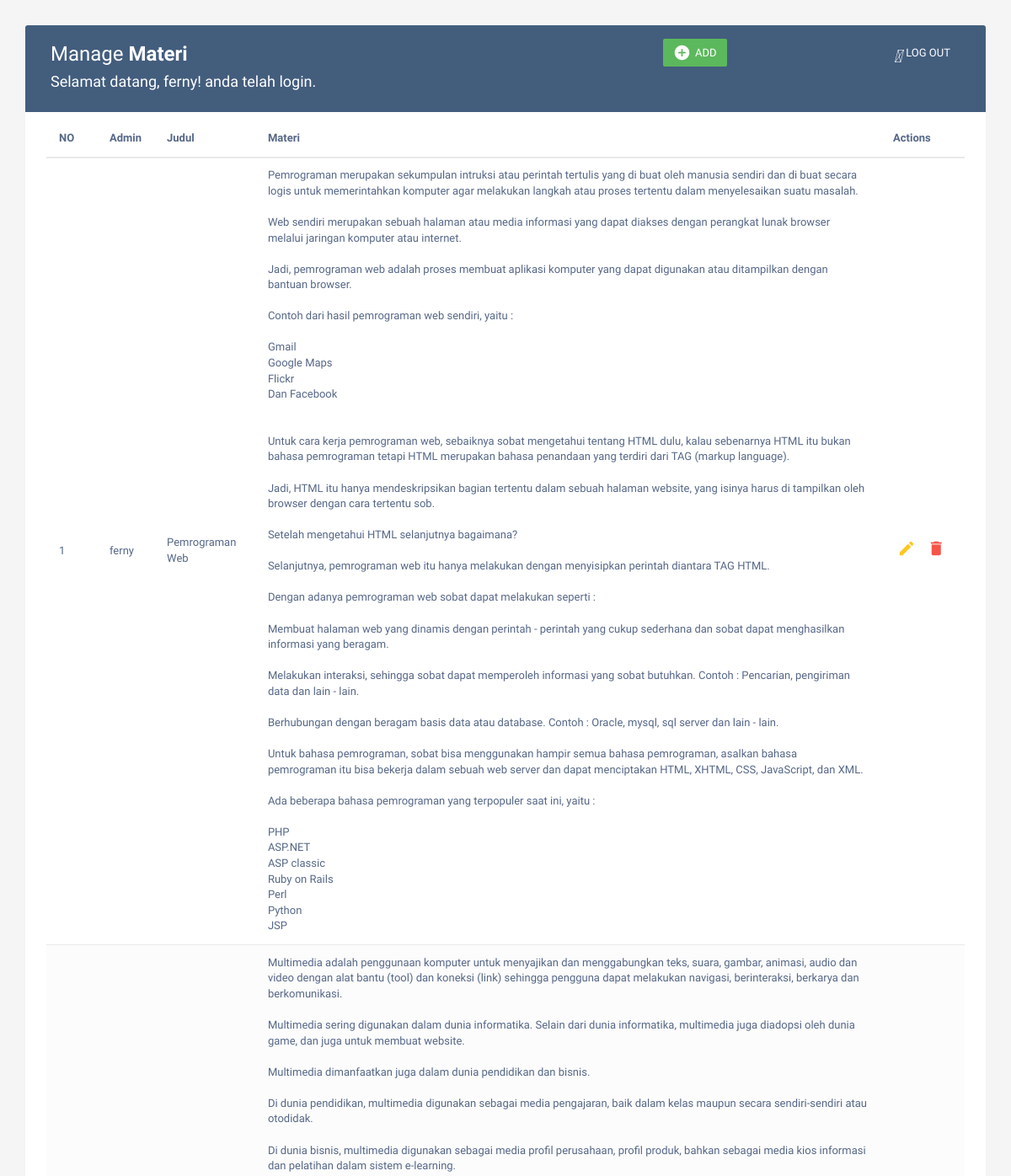
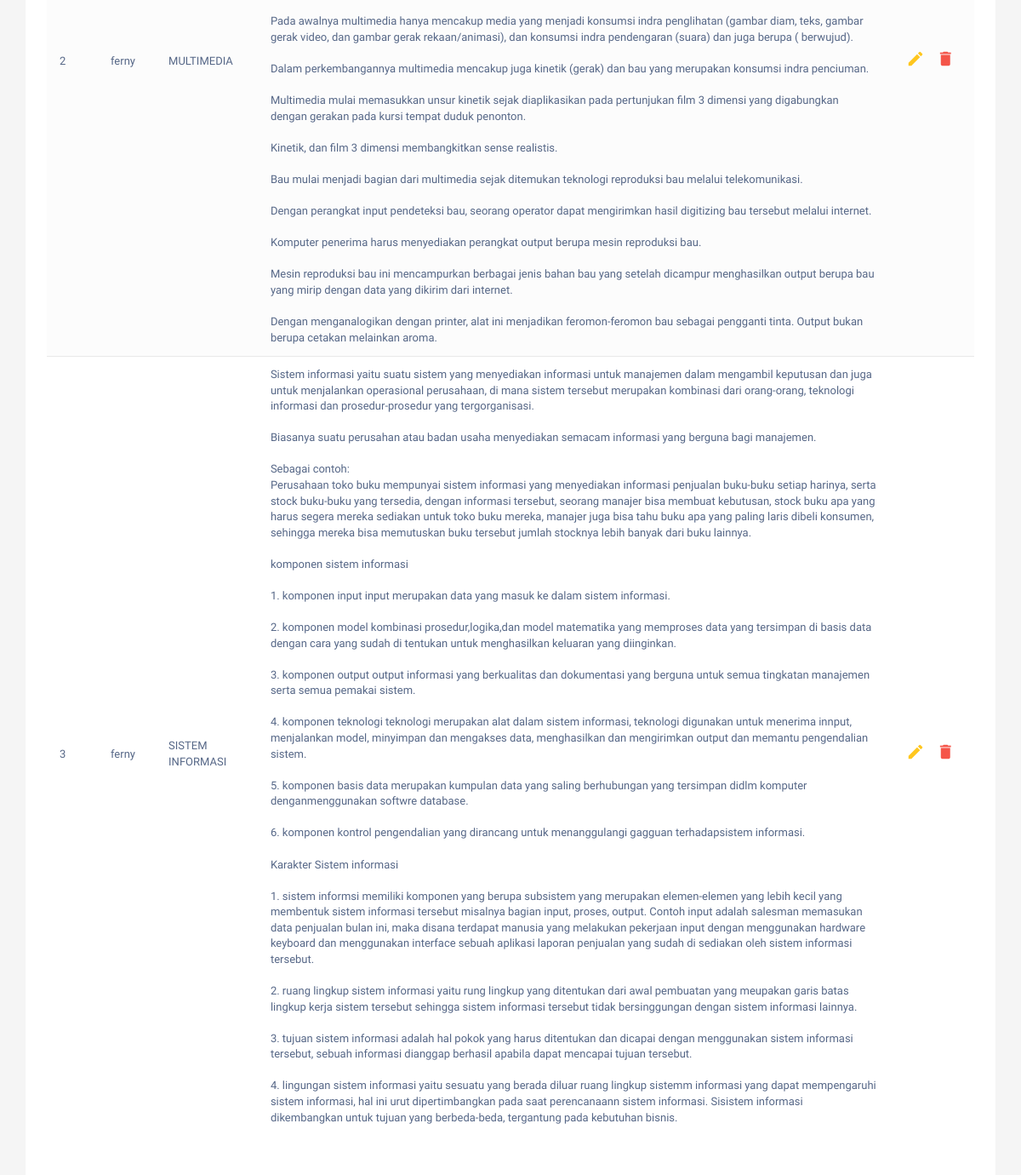
The page /admin/index.php (signed in) on the database its author committed (2 pictures, top to bottom).
### tables this page shows
CREATE TABLE `materi` (
  `id` int(11) NOT NULL,
  `admin` varchar(25) NOT NULL,
  `judul` varchar(50) NOT NULL,
  `materi` text NOT NULL
);

### admin/index.php (the view, shortened to what this page needs)
<!DOCTYPE html>
<html lang="en">
<head>
<link rel="stylesheet" href="https://maxcdn.bootstrapcdn.com/font-awesome/4.7.0/css/font-awesome.min.css">
<link rel="stylesheet" href="https://maxcdn.bootstrapcdn.com/bootstrap/3.3.7/css/bootstrap.min.css">
</head>
<body>
<div class="container">
        <div class="table-wrapper">
            <div class="table-title">
                <div class="row">
                    <div class="col-sm-6">
						<h2>Manage <b>Materi</b></h2>
	<h4>Selamat datang, <?php echo $_SESSION['username']; ?>! anda telah login.</h4>
					</div>
					<div class="col-sm-6">
						<a href="logout.php" class="btn btn-exit" data-toggle=""><i class="">&#xE147;</i> <span>LOG OUT</span></a>
					<div class="col-sm-6">
						<a href="add.php?username=<?php echo $_SESSION['username']; ?>" class="btn btn-success" data-toggle=""><i class="material-icons">&#xE147;</i> <span>ADD</span></a>
					</div>
					</div>
                </div>
            </div>
	  <table class="table table-striped table-hover">
                <thead>
                    <tr>
						<th>NO</th>
                        <th>Admin</th>
                        <th>Judul</th>
						<th>Materi</th>
                        <th>Actions</th>
</tr>
  </thead>
                <tbody>
		<?php
		include 'koneksi.php';
		$no = 1;
		$data = mysqli_query($koneksi,"select * from materi");
		while($d = mysqli_fetch_array($data)){
			?>
			<tr>
				<td><?php echo $no++; ?></td>
				<td><?php echo $d['admin']; ?></td>
				<td><?php echo $d['judul']; ?></td>
				<td>
<?php  echo $d['materi'];
?></td>
				<td>
					<a href="edit_data.php?id=<?php echo $d['id']; ?>" class="edit" data-toggle="modal"><i class="material-icons" data-toggle="tooltip" title="Edit">&#xE254;</i></a>
                    <a href="hapus.php?id=<?php echo $d['id']; ?>" class="delete" data-toggle="modal"><i class="material-icons" data-toggle="tooltip" title="Delete">&#xE872;</i></a>
                        </td>
			</tr>
			<?php
		}
		?>
	</table>
</div>
</div>
</body>
</html>

### admin/index.php (style rules this page uses)
body { color: #566787; background: #f5f5f5; font-family: 'Varela Round', sans-serif; font-size: 13px; }
.table-wrapper { background: #fff; padding: 20px 25px; margin: 30px 0; border-radius: 3px; box-shadow: 0 1px 1px rgba(0,0,0,.05); }
.table-title { padding-bottom: 15px; background: #435d7d; color: #fff; padding: 16px 30px; margin: -20px -25px 10px; border-radius: 3px 3px 0 0; }
.table-title h2 { margin: 5px 0 0; font-size: 24px; }
.table-title .btn { color: #fff; float: right; font-size: 13px; border: none; min-width: 50px; border-radius: 2px; border: none; outline: none !important; margin-left: 10px; }
.table-title .btn i { float: left; font-size: 21px; margin-right: 5px; }
.table-title .btn span { float: left; margin-top: 2px; }
table.table tr th, table.table tr td { border-color: #e9e9e9; padding: 12px 15px; vertical-align: middle; }
table.table tr th:first-child { width: 60px; }
table.table tr th:last-child { width: 100px; }
table.table-striped tbody tr:nth-of-type(odd) { background-color: #fcfcfc; }
table.table td:last-child i { opacity: 0.9; font-size: 22px; margin: 0 5px; }
table.table td a { font-weight: bold; color: #566787; display: inline-block; text-decoration: none; outline: none !important; }
table.table td a.edit { color: #FFC107; }
table.table td a.delete { color: #F44336; }
table.table td i { font-size: 19px; }

### rows shown on the page
materi: admin "ferny", judul "Pemrograman Web", materi "Pemrograman merupakan sekumpulan intruksi atau perintah tertulis yang di buat oleh manusia sendiri dan di buat secara logis untuk memerintahkan komputer agar melakukan langkah atau proses tertentu dalam menyelesaikan suatu masalah. Web sendiri merupakan sebuah halaman atau media informasi yang dapat diakses dengan perangkat lunak browser melalui jaringan komputer atau internet. Jadi, pemrograman web adalah proses membuat aplikasi komputer yang dapat digunakan atau ditampilkan dengan bantuan browser. Contoh dari hasil pemrograman web sendiri, yaitu : Gmail Google Maps Flickr Dan Facebook Untuk cara kerja pemrograman web, sebaiknya sobat mengetahui tentang HTML dulu, kalau sebenarnya HTML itu…"
materi: admin "ferny", judul "MULTIMEDIA", materi "Multimedia adalah penggunaan komputer untuk menyajikan dan menggabungkan teks, suara, gambar, animasi, audio dan video dengan alat bantu (tool) dan koneksi (link) sehingga pengguna dapat melakukan navigasi, berinteraksi, berkarya dan berkomunikasi. Multimedia sering digunakan dalam dunia informatika. Selain dari dunia informatika, multimedia juga diadopsi oleh dunia game, dan juga untuk membuat website. Multimedia dimanfaatkan juga dalam dunia pendidikan dan bisnis. Di dunia pendidikan, multimedia digunakan sebagai media pengajaran, baik dalam kelas maupun secara sendiri-sendiri atau otodidak. Di dunia bisnis, multimedia digunakan sebagai media profil perusahaan, profil produk, bahkan…"
materi: admin "ferny", judul "SISTEM INFORMASI", materi "Sistem informasi yaitu suatu sistem yang menyediakan informasi untuk manajemen dalam mengambil keputusan dan juga untuk menjalankan operasional perusahaan, di mana sistem tersebut merupakan kombinasi dari orang-orang, teknologi informasi dan prosedur-prosedur yang tergorganisasi. Biasanya suatu perusahan atau badan usaha menyediakan semacam informasi yang berguna bagi manajemen. Sebagai contoh: Perusahaan toko buku mempunyai sistem informasi yang menyediakan informasi penjualan buku-buku setiap harinya, serta stock buku-buku yang tersedia, dengan informasi tersebut, seorang manajer bisa membuat kebutusan, stock buku apa yang harus segera mereka sediakan untuk toko buku mereka, manajer juga…"

### other values the page prints
$_SESSION['username'] "ferny"
